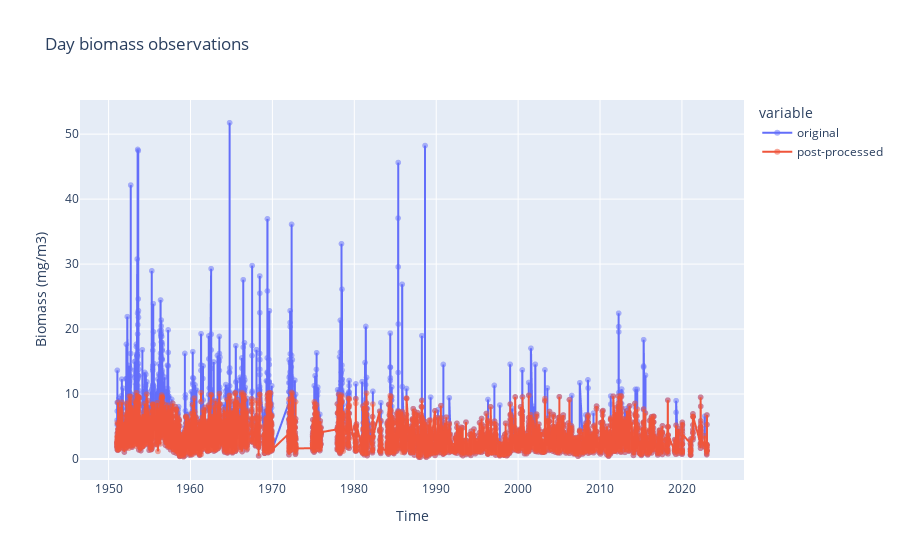

Write notebook code for a chart like this one.
### Markdown cell above
## DAY

### Code cell
pd.DataFrame(
    {
        "original": data.day.mean(["latitude", "longitude", "layer"]).dropna("time").to_series(),
        "post-processed": new_data.day.mean(["latitude", "longitude", "layer"]).dropna("time").to_series(),
    }
).plot(title="Day biomass observations", kind="scatter", opacity=0.5).update_traces(mode="lines+markers").update_layout(
    xaxis_title="Time",
    yaxis_title="Biomass (mg/m3)",
    title="Day biomass observations",
)

### Figure 1 — Plotly figure (JSON) as saved in the notebook; plotly's stock layout.template omitted (floating-point values rounded to 4 significant figures; data arrays with more than 128 entries replaced by an {"elided": "..."} marker saying what was removed)
{"data": [{"hovertemplate": "variable=original<br>time=%{x}<br>value=%{y}<extra></extra>", "legendgroup": "original", "marker": {"color": "#636efa", "opacity": 0.5, "symbol": "circle"}, "mode": "lines+markers", "name": "original", "showlegend": true, "type": "scattergl", "x": {"elided": "6599 str values"}, "xaxis": "x", "y": {"elided": "6599 float values"}, "yaxis": "y"}, {"hovertemplate": "variable=post-processed<br>time=%{x}<br>value=%{y}<extra></extra>", "legendgroup": "post-processed", "marker": {"color": "#EF553B", "opacity": 0.5, "symbol": "circle"}, "mode": "lines+markers", "name": "post-processed", "showlegend": true, "type": "scattergl", "x": {"elided": "6599 str values"}, "xaxis": "x", "y": {"elided": "6599 float values"}, "yaxis": "y"}], "layout": {"legend": {"title": {"text": "variable"}, "tracegroupgap": 0}, "title": {"text": "Day biomass observations"}, "xaxis": {"anchor": "y", "domain": [0, 1], "title": {"text": "Time"}}, "yaxis": {"anchor": "x", "domain": [0, 1], "title": {"text": "Biomass (mg/m3)"}}}}
